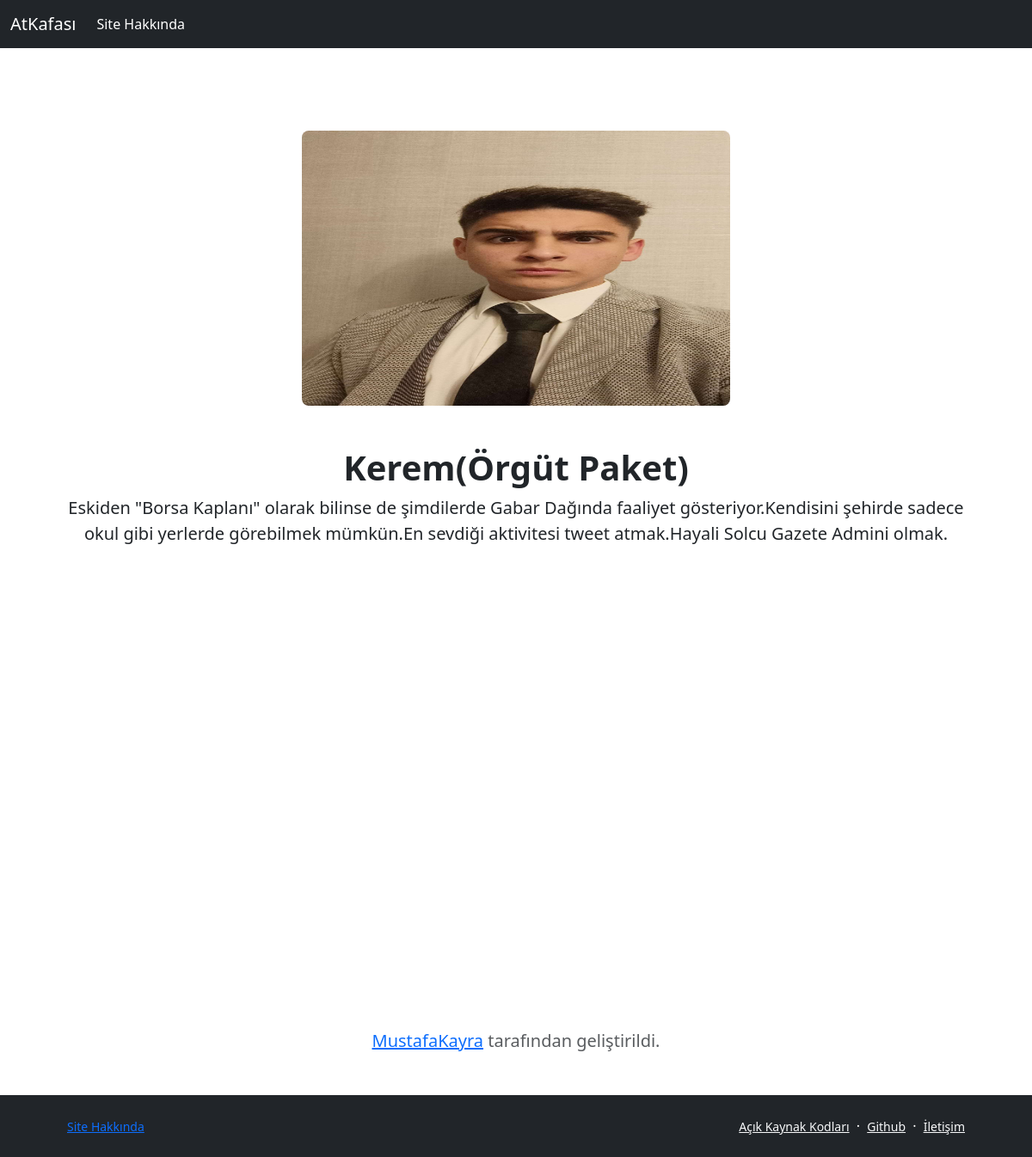
The page /persons/person/keremorgut-paket on the database its author committed.
### Persons/models.py (models this page shows, shortened)
class Person(models.Model): #Kişileri veritabanına kaydetmek için oluşturulan model
    name = models.CharField(blank=False,null=False,max_length=200) #Kişinin adı
    description = models.TextField() #Kişinin küçük biyografisi
    image = models.ImageField(upload_to="C:/Users/kayra/sınıfproje/static/img") #Kişinin fotoğrafı
    slug = models.SlugField(null=False,blank=True,unique=True,db_index=True) #Kişinin site içerisindeki sanal kimliği diyebiliriz.
    category = models.CharField(blank=True,null=True,max_length=200) #Kişinin bulunduğu kategori

### Persons/views.py (the view)
# urls.py: path('person/<slug:slug>',views.WhoPerson,name="WhoPerson") #WhoPerson fonksiyonu ile filtrelediğimiz kişinin sayfasına yönlendirilmesi
def WhoPerson(request,slug): #Her kişinin slug'ına göre filtrelenerek gösterildiği sayfa(detay sayfası)
    person = get_object_or_404(Person,slug=slug) #Kişiyi slug'ına göre filtreleyerek çekmek için
    context = { #Çekilen kişiyi detay sayfasına göndermek için kullanılan sözlük
        "person":person
    }
    return render(request,"person.html",context)

### templates/person.html (shortened to what this page needs)
{% extends "layout.html" %}
{% load static %}
{% block body %}
    <section class="py-5">
                <div class="container px-5 my-5">
                    <div class="row gx-5 justify-content-center">
                        <div class="col-lg-6">
                            <div class="row gx-5">
                                <div class="col-12"><img class="img-fluid rounded-3 mb-5" src="{{ person.image.url }}" alt="..." /></div>
                            </div>
                        </div>
                    </div>
                    <div class="text-center mb-5">
                        <h1 class="fw-bolder">{{person.name}}</h1>
                        <p class="lead fw-normal mb-0">{{person.description}}</p>
                    </div>
                    <div class="row gx-5 justify-content-center">
                        <div class="col-lg-6">
                            <div class="row gx-5">
                                <div class="col-lg-6"><img class="img-fluid rounded-3 mb-5" src="{% static 'img/akilsagliginikaybet2.png' %}" alt="..."></div>
                                <div class="col-lg-6"><img class="img-fluid rounded-3 mb-5" src="{% static 'img/akilsagliginikaybet2.png' %}" alt="..."></div>
                            </div>
                        </div>
                    </div>
                </div>
            </section>
{% endblock body %}

### templates/person.html (style rules this page uses)
.img-fluid { width: 1120px; height: 320px; }

### rows shown on the page
Person: image (picture), name "Kerem(Örgüt Paket)", description "Eskiden \"Borsa Kaplanı\" olarak bilinse de şimdilerde Gabar Dağında faaliyet gösteriyor.Kendisini şehirde sadece okul gibi yerlerde görebilmek mümkün.En sevdiği aktivitesi tweet atmak.Hayali Solcu Gazete Admini olmak."
